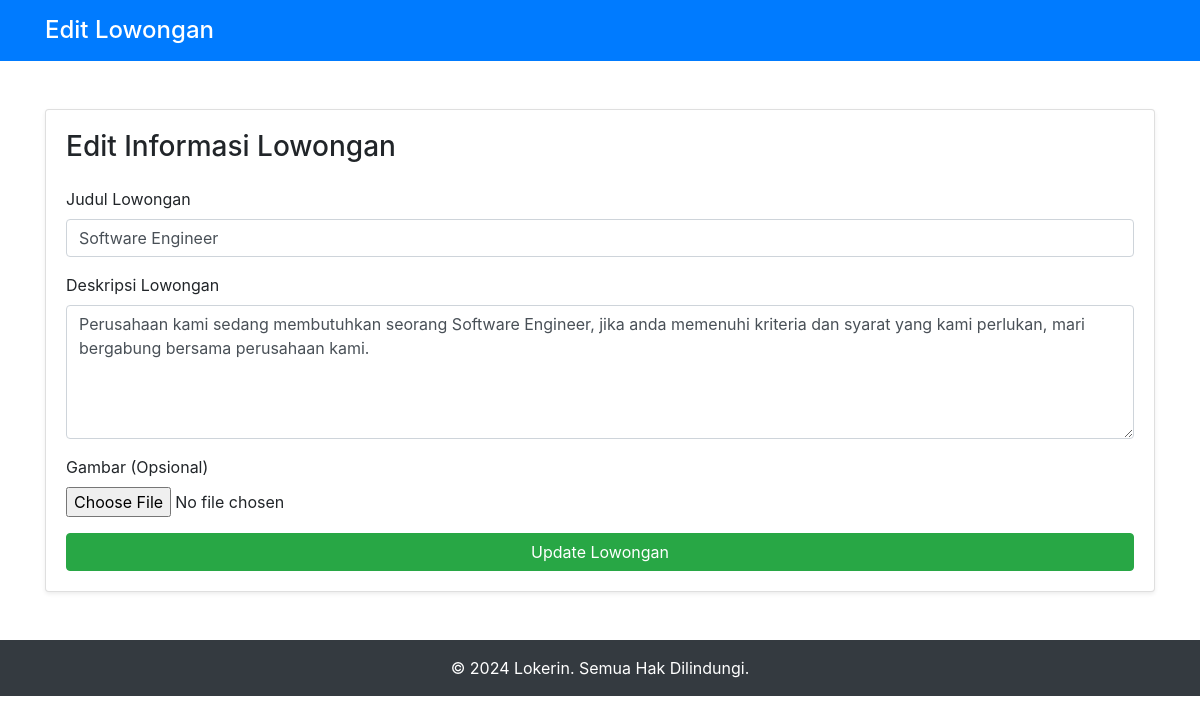
Page /update.php?id=7 on the committed database.
### tables this page shows
CREATE TABLE `lowongan` (
  `id` int(11) NOT NULL,
  `judul` varchar(255) NOT NULL,
  `deskripsi` text NOT NULL,
  `tanggal_posting` date NOT NULL,
  `gambar` varchar(255) DEFAULT NULL,
  `link_lamar` varchar(255) DEFAULT NULL
);

### update.php (the view, shortened to what this page needs)
<?php
include 'db.php';
$id = $_GET['id'];
$result = $conn->query("SELECT * FROM lowongan WHERE id = $id");
$data = $result->fetch_assoc();
?>
<!DOCTYPE html>
<html lang="en">
<head>
    <link rel="stylesheet" href="https://stackpath.bootstrapcdn.com/bootstrap/4.5.2/css/bootstrap.min.css">
</head>
<body>
    <header class="bg-primary text-white py-3">
        <div class="container">
            <h1 class="h4 mb-0">Edit Lowongan</h1>
        </div>
    </header>
    <div class="container mt-5">
        <div class="card shadow-sm">
            <div class="card-body">
                <h3 class="mb-4">Edit Informasi Lowongan</h3>
                <form action="update_process.php" method="POST" enctype="multipart/form-data">
                    <div class="form-group">
                        <label for="judul">Judul Lowongan</label>
                        <input type="text" class="form-control" name="judul" id="judul" value="<?php echo $data['judul']; ?>" required>
                    </div>
                    <div class="form-group">
                        <label for="deskripsi">Deskripsi Lowongan</label>
                        <textarea class="form-control" name="deskripsi" id="deskripsi" rows="5" required><?php echo $data['deskripsi']; ?></textarea>
                    </div>
                    <div class="form-group">
                        <label for="gambar">Gambar (Opsional)</label>
                        <input type="file" class="form-control-file" name="gambar" id="gambar">
                    </div>
                    <button type="submit" name="submit" class="btn btn-success btn-block">Update Lowongan</button>
                </form>
            </div>
        </div>
    </div>
    <footer class="bg-dark text-white py-3 mt-5">
        <div class="container text-center">
            &copy; 2024 Lokerin. Semua Hak Dilindungi.
        </div>
    </footer>
</body>
</html>

### rows in the picture
lowongan: judul "Software Engineer", deskripsi "Perusahaan kami sedang membutuhkan seorang Software Engineer, jika anda memenuhi kriteria dan syarat yang kami perlukan, mari bergabung bersama perusahaan kami."
